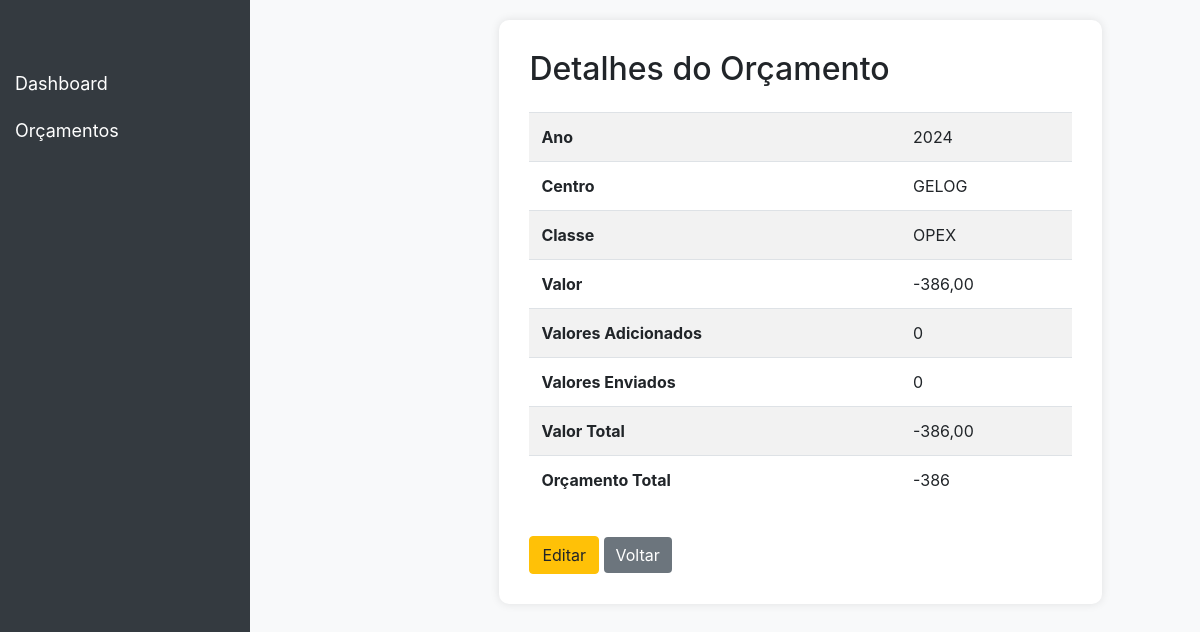
/contratos/orcamentos/1/, run on an earlier commit of the app's database.
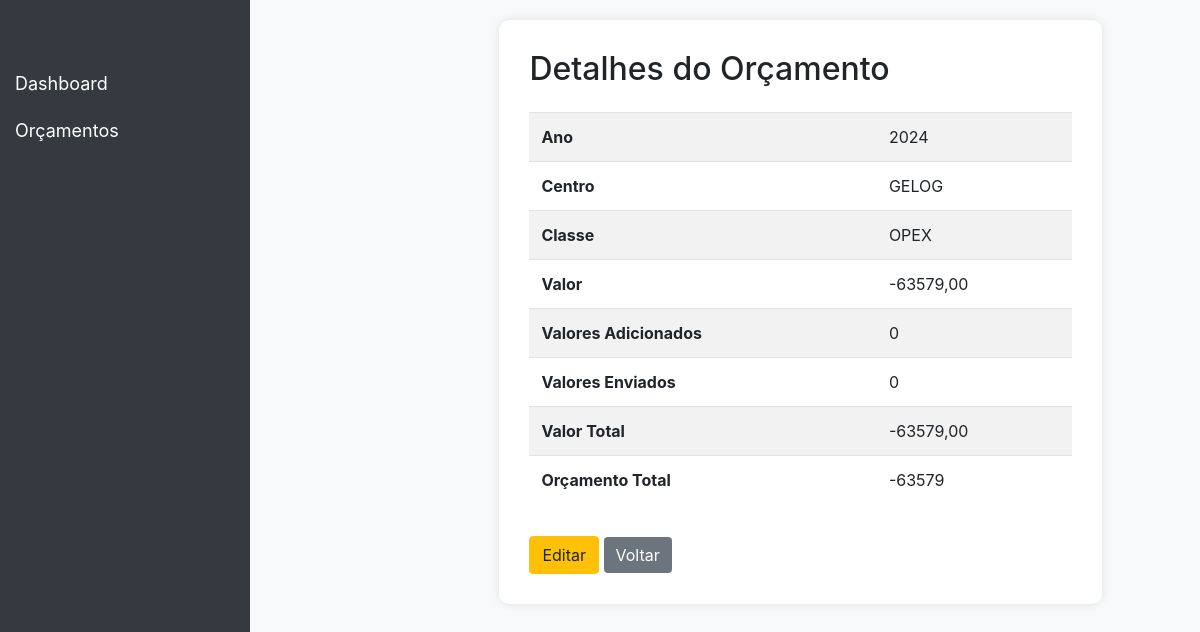
And on a later commit of the database.
### contract/models.py (models this page shows, shortened)
class Orcamento(models.Model):
    ano = models.IntegerField()
    centro = models.ForeignKey(CentroDeCustoGestor, on_delete=models.CASCADE)
    CLASSE_CHOICES = [
        ('A', 'OPEX'),
        ('B', 'CAPEX'),
    ]
    classe = models.CharField(max_length=100, choices=CLASSE_CHOICES, blank=True, null=True)
    valor = models.DecimalField(max_digits=10, decimal_places=2, default=0)
    @property
    def valores_adicionados(self):
        if self.pk:
            return self.orcamentos_externos.filter(tipo_movimentacao='entrada').aggregate(total=Sum('valor'))['total'] or 0
        return 0
    @property
    def valores_enviados(self):
        if self.pk:
            return self.orcamentos_externos.filter(tipo_movimentacao='retirada').aggregate(total=Sum('valor'))['total'] or 0
        return 0
    @property
    def valor_total(self):
        if self.pk:
            return self.valor + self.valores_adicionados - self.valores_enviados
        return self.valor
    @property
    def orcamento_total(self):
        if self.pk:
            orcamentos_internos = Orcamento.objects.filter(ano=self.ano, centro=self.centro).aggregate(total=Sum('valor'))['total'] or 0
            orcamentos_externos = OrcamentoExterno.objects.filter(ano=self).aggregate(total=Sum('valor'))['total'] or 0
            return orcamentos_internos + orcamentos_externos
        return self.valor
    class Meta:
        verbose_name = 'Orçamento'
        verbose_name_plural = 'Orçamentos'
        unique_together = ('ano', 'centro', 'classe')

class CentroDeCustoGestor(models.Model):
    nome = models.CharField(max_length=100)
    def __str__(self):
        return self.nome

### contract/views.py (the view)
# urls.py: path('orcamentos/<int:pk>/', OrcamentoDetailView.as_view(), name='orcamento_detail'),
class OrcamentoDetailView(DetailView):
    model = Orcamento
    template_name = 'orcamento_detail.html'
    context_object_name = 'orcamento'

### contract/templates/orcamento_detail.html (shortened to what this page needs)
<!DOCTYPE html>
<html lang="en">
<head>
    <link href="https://stackpath.bootstrapcdn.com/bootstrap/4.5.2/css/bootstrap.min.css" rel="stylesheet">
</head>
<body>
<nav class="navbar navbar-expand-lg navbar-dark">
    <a class="navbar-brand" href="#">Dashboard</a>
</nav>
<div class="sidebar">
    <a href="{% url 'dashboard' %}">Dashboard</a>
    <button class="dropdown-btn">Orçamentos
    </button>
</div>
<div class="content">
    <div class="container">
        <div class="row justify-content-center">
            <div class="col-md-10">
                <div class="table-container">
                    <h2 class="mb-4">Detalhes do Orçamento</h2>
                    <table class="table table-striped">
                        <tbody>
                            <tr>
                                <th>Ano</th>
                                <td>{{ orcamento.ano }}</td>
                            </tr>
                            <tr>
                                <th>Centro</th>
                                <td>{{ orcamento.centro }}</td>
                            </tr>
                            <tr>
                                <th>Classe</th>
                                <td>{{ orcamento.get_classe_display }}</td>
                            </tr>
                            <tr>
                                <th>Valor</th>
                                <td>{{ orcamento.valor }}</td>
                            </tr>
                            <tr>
                                <th>Valores Adicionados</th>
                                <td>{{ orcamento.valores_adicionados }}</td>
                            </tr>
                            <tr>
                                <th>Valores Enviados</th>
                                <td>{{ orcamento.valores_enviados }}</td>
                            </tr>
                            <tr>
                                <th>Valor Total</th>
                                <td>{{ orcamento.valor_total }}</td>
                            </tr>
                            <tr>
                                <th>Orçamento Total</th>
                                <td>{{ orcamento.orcamento_total }}</td>
                            </tr>
                        </tbody>
                    </table>
                    <a href="{% url 'orcamento_update' orcamento.pk %}" class="btn btn-warning mt-3">Editar</a>
                    <a href="{% url 'orcamento_list' %}" class="btn btn-secondary mt-3">Voltar</a>
                </div>
            </div>
        </div>
    </div>
</div>
</body>
</html>

What changed in the data, as far as the page shows it:
changed Orcamento "OPEX": valor "-386,00" → "-63579,00"; valor_total "-386,00" → "-63579,00"; orcamento_total "-386" → "-63579"
